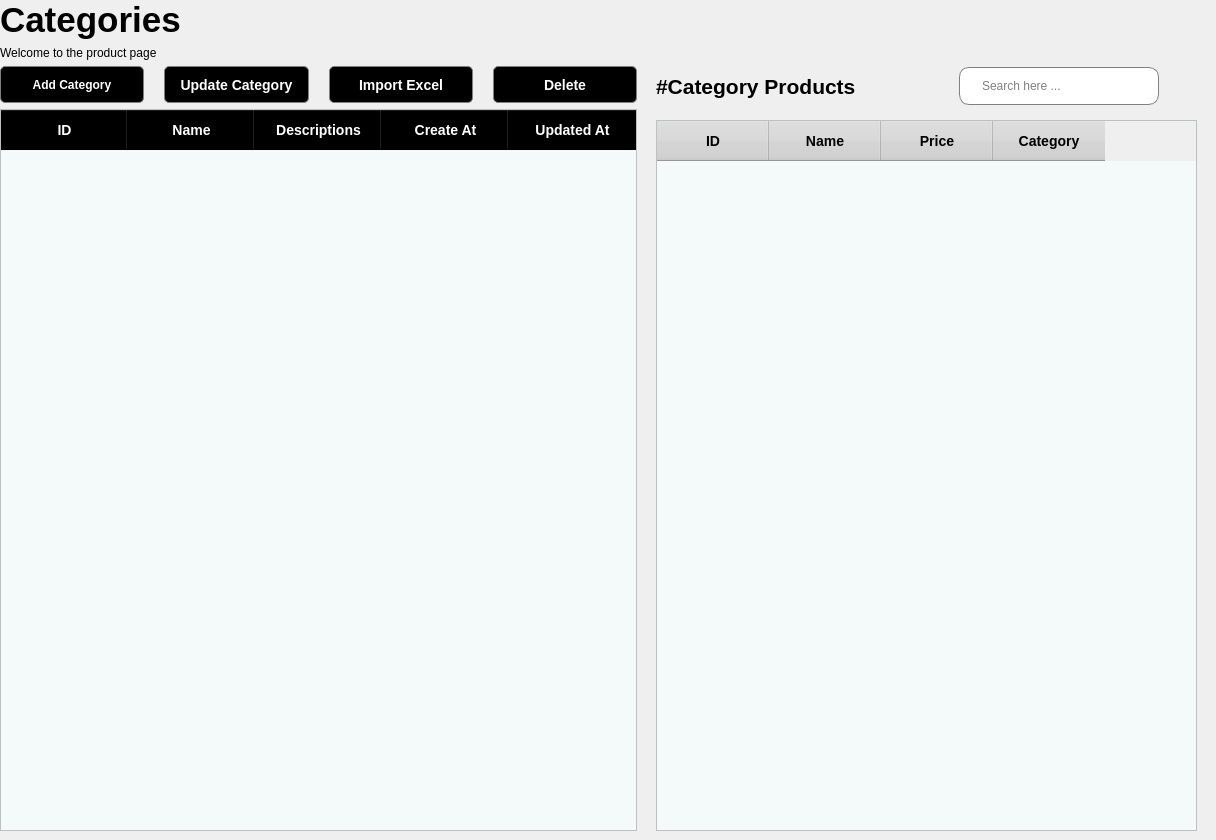
          <widget class="QWidget" name="categories_page">
           <widget class="QWidget" name="widget_7" native="true">
            <property name="geometry">
             <rect>
              <x>656</x>
              <y>50</y>
              <width>551</width>
              <height>781</height>
             </rect>
            </property>
            <property name="minimumSize">
             <size>
              <width>547</width>
              <height>61</height>
             </size>
            </property>
            <widget class="QWidget" name="layoutWidget_11">
             <property name="geometry">
              <rect>
               <x>0</x>
               <y>10</y>
               <width>541</width>
               <height>52</height>
              </rect>
             </property>
             <layout class="QHBoxLayout" name="horizontalLayout_56">
              <item>
               <widget class="QLabel" name="category_products_label">
                <property name="font">
                 <font>
                  <pointsize>16</pointsize>
                  <weight>75</weight>
                  <bold>true</bold>
                 </font>
                </property>
                <property name="text">
                 <string>#Category Products</string>
                </property>
               </widget>
              </item>
              <item>
               <spacer name="horizontalSpacer_8">
                <property name="orientation">
                 <enum>Qt::Horizontal</enum>
                </property>
                <property name="sizeHint" stdset="0">
                 <size>
                  <width>40</width>
                  <height>20</height>
                 </size>
                </property>
               </spacer>
              </item>
              <item>
               <layout class="QHBoxLayout" name="horizontalLayout_59">
                <item>
                 <widget class="QLineEdit" name="pos_search_lineEdit_2">
                  <property name="minimumSize">
                   <size>
                    <width>200</width>
                    <height>38</height>
                   </size>
                  </property>
                  <property name="styleSheet">
                   <string notr="true">QLineEdit{
	padding-left: 20px;
	border: 1px solid gray;
	border-radius: 10px;
}</string>
                  </property>
                  <property name="placeholderText">
                   <string>Search here ...</string>
                  </property>
                 </widget>
                </item>
                <item>
                 <widget class="QPushButton" name="pos_search_pushButton_2">
                  <property name="styleSheet">
                   <string notr="true">QPushButton{
	border: none;
}</string>
                  </property>
                  <property name="text">
                   <string/>
                  </property>
                  <property name="icon">
                   <iconset>
                    <normaloff>../assets/icon/search_10023926.png</normaloff>../assets/icon/search_10023926.png</iconset>
                  </property>
                  <property name="iconSize">
                   <size>
                    <width>30</width>
                    <height>30</height>
                   </size>
                  </property>
                  <property name="checkable">
                   <bool>true</bool>
                  </property>
                 </widget>
                </item>
               </layout>
              </item>
             </layout>
            </widget>
            <widget class="QTableWidget" name="category_product_tableWidget">
             <property name="geometry">
              <rect>
               <x>0</x>
               <y>70</y>
               <width>541</width>
               <height>711</height>
              </rect>
             </property>
             <property name="styleSheet">
              <string notr="true">QHeaderView::section{
	font-weight: bold;
	height: 40px;
	font-size: 14px;
	color: black;
	background-color: rgb(211, 211, 211);
}

QTableWidget{
	alternate-background-color: #B0EDFD;
	background-color:#F4F9FA;
	color:black;
}
</string>
             </property>
             <property name="editTriggers">
              <set>QAbstractItemView::NoEditTriggers</set>
             </property>
             <property name="alternatingRowColors">
              <bool>true</bool>
             </property>
             <property name="selectionBehavior">
              <enum>QAbstractItemView::SelectRows</enum>
             </property>
             <property name="gridStyle">
              <enum>Qt::SolidLine</enum>
             </property>
             <property name="sortingEnabled">
              <bool>false</bool>
             </property>
             <attribute name="horizontalHeaderDefaultSectionSize">
              <number>112</number>
             </attribute>
             <attribute name="verticalHeaderVisible">
              <bool>false</bool>
             </attribute>
             <column>
              <property name="text">
               <string>ID</string>
              </property>
             </column>
             <column>
              <property name="text">
               <string>Name</string>
              </property>
             </column>
             <column>
              <property name="text">
               <string>Price</string>
              </property>
             </column>
             <column>
              <property name="text">
               <string>Category</string>
              </property>
             </column>
            </widget>
           </widget>
           <widget class="QWidget" name="">
            <property name="geometry">
             <rect>
              <x>0</x>
              <y>0</y>
              <width>637</width>
              <height>831</height>
             </rect>
            </property>
            <layout class="QVBoxLayout" name="verticalLayout_22">
             <item>
              <layout class="QVBoxLayout" name="verticalLayout_10">
               <item>
                <widget class="QLabel" name="label_13">
                 <property name="font">
                  <font>
                   <pointsize>26</pointsize>
                   <weight>75</weight>
                   <bold>true</bold>
                  </font>
                 </property>
                 <property name="text">
                  <string>Categories</string>
                 </property>
                </widget>
               </item>
               <item>
                <widget class="QLabel" name="label_11">
                 <property name="text">
                  <string>Welcome to the product page</string>
                 </property>
                </widget>
               </item>
              </layout>
             </item>
             <item>
              <layout class="QHBoxLayout" name="horizontalLayout_53">
               <item>
                <layout class="QHBoxLayout" name="horizontalLayout_54">
                 <property name="spacing">
                  <number>20</number>
                 </property>
                 <item>
                  <widget class="QPushButton" name="add_product_pushButton_3">
                   <property name="minimumSize">
                    <size>
                     <width>120</width>
                     <height>0</height>
                    </size>
                   </property>
                   <property name="styleSheet">
                    <string notr="true">QPushButton{
	border: 1px solid gray;
	border-radius: 5px;
	background-color: black;
	color: white;
	font-size: 14
px;
	font-weight: bold;
	height: 35px;
}

QPushButton:hover{
	color: rgb(0, 144, 251);
}

QPushButton:checked{
	background-color: rgb(0, 144, 251);
	color: ligthgray;
}</string>
                   </property>
                   <property name="text">
                    <string>Add Category</string>
                   </property>
                   <property name="checkable">
                    <bool>true</bool>
                   </property>
                   <property name="autoExclusive">
                    <bool>true</bool>
                   </property>
                  </widget>
                 </item>
                 <item>
                  <widget class="QPushButton" name="update_product_pushButton_3">
                   <property name="minimumSize">
                    <size>
                     <width>140</width>
                     <height>0</height>
                    </size>
                   </property>
                   <property name="styleSheet">
                    <string notr="true">QPushButton{
	border: 1px solid gray;
	border-radius: 5px;
	background-color: black;
	color: white;
	font-size: 14px;
	font-weight: bold;
	height: 35px;
}
QPushButton:hover{
	color: rgb(0, 144, 251);
}

QPushButton:checked{
	background-color: rgb(0, 144, 251);
	color: ligthgray;
}</string>
                   </property>
                   <property name="text">
                    <string>Update Category</string>
                   </property>
                   <property name="checkable">
                    <bool>true</bool>
                   </property>
                   <property name="autoExclusive">
                    <bool>true</bool>
                   </property>
                  </widget>
                 </item>
                 <item>
                  <widget class="QPushButton" name="import_excel_pushButton_3">
                   <property name="minimumSize">
                    <size>
                     <width>130</width>
                     <height>0</height>
                    </size>
                   </property>
                   <property name="font">
                    <font>
                     <pointsize>-1</pointsize>
                     <weight>75</weight>
                     <bold>true</bold>
                    </font>
                   </property>
                   <property name="styleSheet">
                    <string notr="true">QPushButton{
	border: 1px solid gray;
	border-radius: 5px;
	background-color: black;
	color: white;
	font-size: 14px;
	font-weight: bold;
	height: 35px;
}
QPushButton:hover{
	color: rgb(0, 144, 251);
}

QPushButton:checked{
	background-color: rgb(0, 144, 251);
	color: ligthgray;
}</string>
                   </property>
                   <property name="text">
                    <string>Import Excel</string>
                   </property>
                   <property name="icon">
                    <iconset>
                     <normaloff>../assets/icon/excel.png</normaloff>../assets/icon/excel.png</iconset>
                   </property>
                   <property name="checkable">
                    <bool>true</bool>
                   </property>
                   <property name="autoExclusive">
                    <bool>true</bool>
                   </property>
                  </widget>
                 </item>
                 <item>
                  <widget class="QPushButton" name="delete_pushButton_3">
                   <property name="minimumSize">
                    <size>
                     <width>100</width>
                     <height>0</height>
                    </size>
                   </property>
                   <property name="styleSheet">
                    <string notr="true">QPushButton{
	border: 1px solid gray;
	border-radius: 5px;
	background-color: black;
	color: white;
	font-size: 14px;
	font-weight: bold;
	height: 35px;
}
QPushButton:hover{
	color: rgb(0, 144, 251);
}

QPushButton:checked{
	background-color: rgb(0, 144, 251);
	color: ligthgray;
}</string>
                   </property>
                   <property name="text">
                    <string>Delete</string>
                   </property>
                   <property name="checkable">
                    <bool>true</bool>
                   </property>
                   <property name="autoExclusive">
                    <bool>true</bool>
                   </property>
                  </widget>
                 </item>
                </layout>
               </item>
              </layout>
             </item>
             <item>
              <widget class="QTableWidget" name="category_tableWidget">
               <property name="styleSheet">
                <string notr="true">QHeaderView::section{
	font-weight: bold;
	background-color: black;
	color: white;
	height: 40px;
	font-size: 14px;
}

QTableWidget{
	alternate-background-color: #B0EDFD;
	background-color:#F4F9FA;
	color:black;
}
</string>
               </property>
               <property name="dragEnabled">
                <bool>true</bool>
               </property>
               <property name="alternatingRowColors">
                <bool>false</bool>
               </property>
               <property name="selectionBehavior">
                <enum>QAbstractItemView::SelectRows</enum>
               </property>
               <property name="gridStyle">
                <enum>Qt::DashDotDotLine</enum>
               </property>
               <property name="sortingEnabled">
                <bool>true</bool>
               </property>
               <attribute name="horizontalHeaderCascadingSectionResizes">
                <bool>true</bool>
               </attribute>
               <attribute name="horizontalHeaderDefaultSectionSize">
                <number>127</number>
               </attribute>
               <attribute name="verticalHeaderVisible">
                <bool>false</bool>
               </attribute>
               <attribute name="verticalHeaderHighlightSections">
                <bool>false</bool>
               </attribute>
               <column>
                <property name="text">
                 <string>ID</string>
                </property>
               </column>
               <column>
                <property name="text">
                 <string>Name</string>
                </property>
               </column>
               <column>
                <property name="text">
                 <string>Descriptions</string>
                </property>
               </column>
               <column>
                <property name="text">
                 <string>Create At</string>
                </property>
               </column>
               <column>
                <property name="text">
                 <string>Updated At</string>
                </property>
               </column>
              </widget>
             </item>
            </layout>
           </widget>
          </widget>
